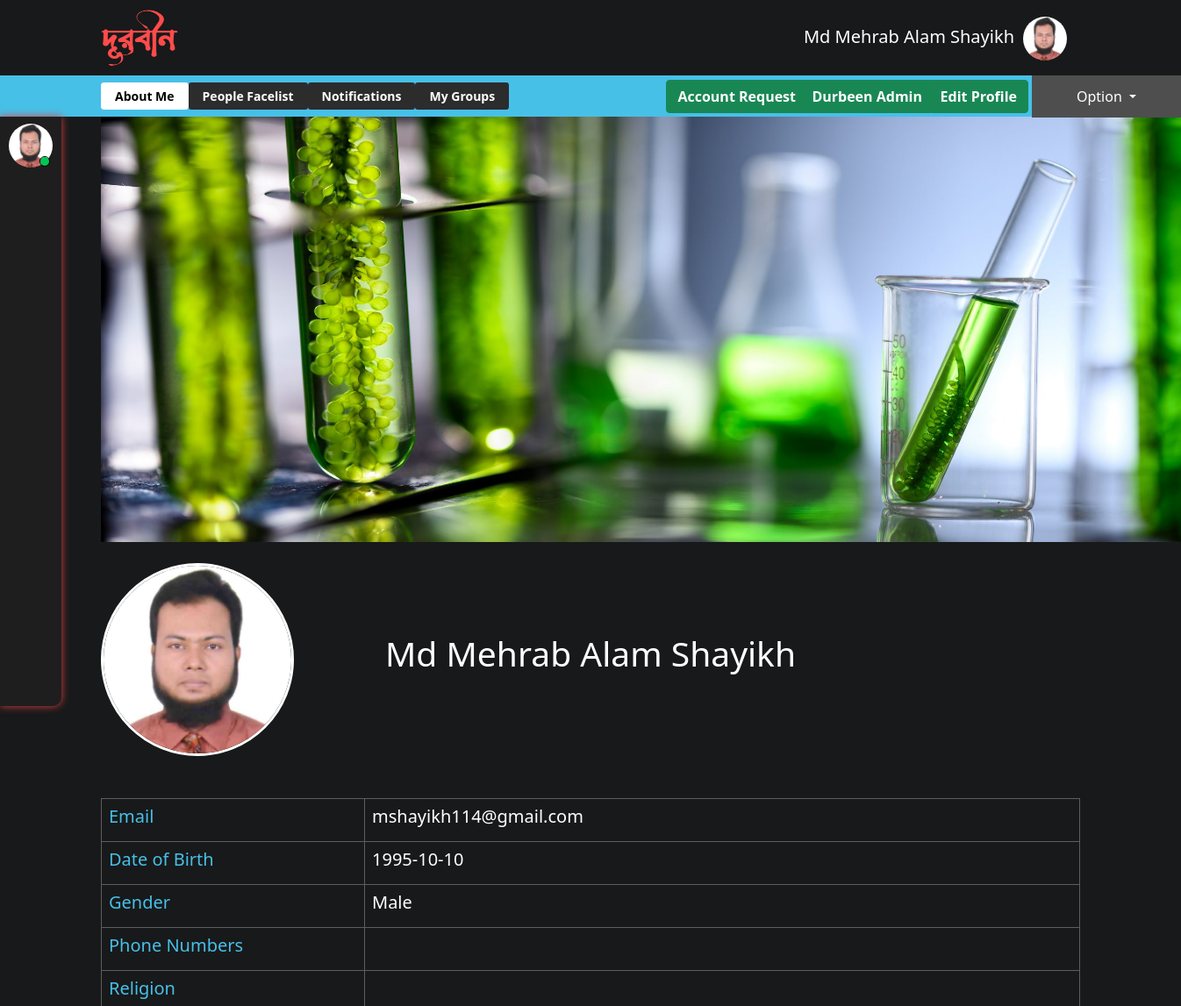
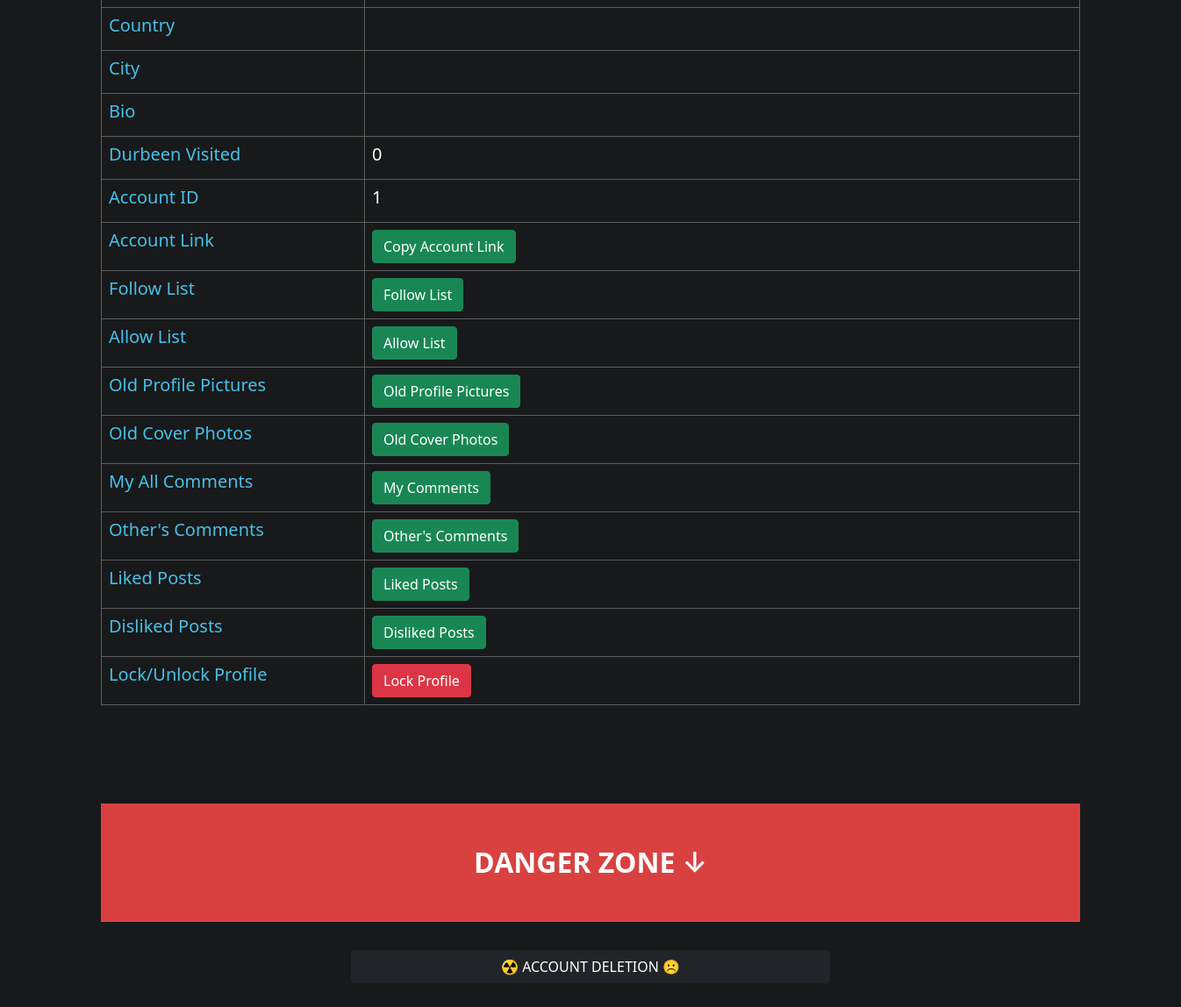
/Durbeen_2/l/about_me.php?type=about_me (signed in), run on the app's committed database (2 pictures, top to bottom).
### tables this page shows
CREATE TABLE `registration` (
  `unique_id` bigint(255) NOT NULL,
  `name` varchar(1000) NOT NULL,
  `email` varchar(1000) NOT NULL,
  `password` varchar(1000) NOT NULL,
  `pro_pic` varchar(1000) NOT NULL,
  `cov_pic` varchar(1000) NOT NULL,
  `active` tinyint(255) NOT NULL DEFAULT 0,
  `visit` bigint(255) DEFAULT 0,
  `locking` tinyint(1) NOT NULL DEFAULT 0
);

CREATE TABLE `about` (
  `id` bigint(255) NOT NULL,
  `unique_id` bigint(255) NOT NULL,
  `bio` longtext DEFAULT NULL,
  `date_birth` varchar(1000) NOT NULL,
  `gender` varchar(10) NOT NULL,
  `phone_no` varchar(1000) DEFAULT NULL,
  `religion` varchar(1000) DEFAULT NULL,
  `country` varchar(1000) DEFAULT NULL,
  `city` varchar(1000) DEFAULT NULL,
  `question_one` text NOT NULL,
  `answer_one` text NOT NULL,
  `question_two` text NOT NULL,
  `answer_two` text NOT NULL,
  `question_three` text NOT NULL,
  `answer_three` text NOT NULL
);

### Durbeen_2/l/about_me.php (the view, shortened to what this page needs)
<?php
include './header.php';
$cov_pic = $dataMe['cov_pic'];
$SQLabout = "SELECT * FROM `about` WHERE `unique_id`='$unique_id_me'";
$runAbout = mysqli_query($connection, $SQLabout);
$dataAbout = mysqli_fetch_assoc($runAbout);
$SQL1 = "SELECT * FROM `admin` WHERE `unique_id`='$unique_id_me'";
$run1 = mysqli_query($connection, $SQL1);
$count1 = mysqli_num_rows($run1);
?>
<a style="position: fixed;right: 174px;top: 91px;z-index:20;font-weight: 600;" class="btn btn-success float-end" data-bs-toggle="modal" data-bs-target="#updateModal">Edit Profile</a>
<?php if ($count1 > 0) { ?>
<a style="position: fixed;right: 282px;top:91px;z-index:20;font-weight: 600;" href="admin.php?type" class="btn btn-success">Durbeen Admin</a>
<a style="position: fixed;right: 426px;top:91px;z-index:20;font-weight: 600;" href="register_confirm.php?type" class="btn btn-success">Account Request</a>
<?php } ?>
<div class="container" style="margin-top: 133px">
    <div class="row">
        <div class="col-md-12">
            <img width="1294px" src="../pro_pic/cov_pic/<?php echo $cov_pic ?>" id="cov_pic">
        </div>
        <div class="col-md-12 mt-4">
			<img style="border-radius: 50%;border: 3px solid #fff" width="220px" height="220px" src="../pro_pic/<?php echo $pro_pic_me ?>" id="pro_pic">
        </div>
        <div class="col-md-12 text-center" style="margin-top: -146px;">
            <p class="text-white" style="font-size: 39px" id="name"><?php echo $dataMe['name'] ?></p>
        </div>
    </div>
    <div class="row" style="margin-bottom: 100px">
        <div class="col-md-12">
            <table class="table table-bordered mt-5 pt-5" style="border-color: #5d5d5d">
                <tr>
                    <td>
                        <h5 class="text-blue">Email</h5>
                    </td>
                    <td>
                        <h5 id="emailID"><?php echo $dataMe['email'] ?></h5>
                    </td>
                </tr>
                <tr>
                    <td>
                        <h5 class="text-blue">Date of Birth</h5>
                    </td>
                    <td>
                        <h5 id="birth_date"><?php echo $dataAbout['date_birth'] ?></h5>
                    </td>
                </tr>
                <tr>
                    <td>
                        <h5 class="text-blue">Gender</h5>
                    </td>
                    <td>
                        <h5><?php echo $dataAbout['gender'] ?></h5>
                    </td>
                </tr>
                <tr>
                    <td>
                        <h5 class="text-blue">Phone Numbers</h5>
                    </td>
                    <td>
                    </td>
                </tr>
                <tr>
                    <td>
                        <h5 class="text-blue">Religion</h5>
                    </td>
                    <td>
                    </td>
                </tr>
                <tr>
                    <td>
                        <h5 class="text-blue">Country</h5>
                    </td>
                    <td>
                    </td>
                </tr>
                <tr>
                    <td>
                        <h5 class="text-blue">City</h5>
                    </td>
                    <td>
                    </td>
                </tr>
                <tr>
                    <td style="width: 300px">
                        <h5 class="text-blue">Bio</h5>
                    </td>
                    <td>
                    </td>
                </tr>
                <tr>
                    <td style="width: 300px">
                        <h5 class="text-blue">Durbeen Visited</h5>
                    </td>
                    <td>
                        <h5><?php echo $dataMe['visit'] ?></h5>
                    </td>
                </tr>
                <tr>
                    <td style="width: 300px">
                        <h5 class="text-blue">Account ID</h5>
                    </td>
                    <td>
                        <h5 id="unique_id_me"><?php echo $dataMe['unique_id'] ?></h5>
                    </td>
                </tr>
                <tr>
                    <td style="width: 300px">
                        <h5 class="text-blue">Account Link</h5>
                    </td>
                    <td>
                        <button id="mybtn" class="btn btn-success float-start">Copy Account Link</button>
                    </td>
                </tr>
                <tr>
                    <td style="width: 300px">
                        <h5 class="text-blue">Follow List</h5>
                    </td>
                    <td>
                        <a href="./follow_list.php?type" class="btn btn-success">Follow List</a>
                    </td>
                </tr>
                <tr>
                    <td style="width: 300px">
                        <h5 class="text-blue">Allow List</h5>
                    </td>
                    <td>
                        <a href="./allow_list.php?type" class="btn btn-success">Allow List</a>
                    </td>
                </tr>
                <tr>
                    <td style="width: 300px">
                        <h5 class="text-blue">Old Profile Pictures</h5>
                    </td>
                    <td>
                        <a href="./pro_pic.php?type" class="btn btn-success">Old Profile Pictures</a>
                    </td>
                </tr>
                <tr>
                    <td style="width: 300px">
                        <h5 class="text-blue">Old Cover Photos</h5>
                    </td>
                    <td>
                        <a href="./cov_pic.php?type" class="btn btn-success">Old Cover Photos</a>
                    </td>
                </tr>
                <tr>
                    <td style="width: 300px">
                        <h5 class="text-blue">My All Comments</h5>
                    </td>
                    <td>
                        <button class="btn btn-success" data-bs-toggle="modal" data-bs-target="#myCommentModal" onclick="showMyComment()">My Comments</button>
                    </td>
                </tr>
                <tr>
                    <td style="width: 300px">
                        <h5 class="text-blue">Other's Comments</h5>
                    </td>
                    <td>
                        <button class="btn btn-success" data-bs-toggle="modal" data-bs-target="#otherCommentModal" onclick="showOtherComment();">Other's Comments</button>
                    </td>
                </tr>
                <tr>
                    <td style="width: 300px">
                        <h5 class="text-blue">Liked Posts</h5>
                    </td>
                    <td>
                        <button class="btn btn-success" data-bs-toggle="modal" data-bs-target="#likedPostsModal" onclick="showLikedPosts();">Liked Posts</button>
                    </td>
                </tr>
                <tr>
                    <td style="width: 300px">
                        <h5 class="text-blue">Disliked Posts</h5>
                    </td>
                    <td>
                        <button class="btn btn-success" data-bs-toggle="modal" data-bs-target="#disLikedPostsModal" onclick="showDisLikedPosts();">Disliked Posts</button>
                    </td>
                </tr>
                <tr>
                    <td style="width: 300px">
                        <h5 class="text-blue">Lock/Unlock Profile</h5>
                    </td>
                    <td>
                        <button class="btn
                        <?php if($dataMe['locking'] == 0){
                            echo 'btn-danger';
                        }else{
                            echo 'btn-success';
                        } ?>" onclick="lockingfn(<?php echo $unique_id_me ?>, this)">
                            <?php if($dataMe['locking'] == 0){
                                echo 'Lock Profile';
                            }else{
                                echo 'Unlock Profile';
                            } ?>
                        </button>
                    </td>
                </tr>
            </table>
        </div>
        <div class="col-md-12 mt-5 pt-5">
            <h2 class="red text-white text-center py-5">DANGER ZONE &#8595;</h2>
        </div>
        <div class="col-md-3"></div>
        <div class="col-md-6 mt-4">
            <a href="./del_acco.php?type" class="btn btn-dark form-control">&#9762; ACCOUNT DELETION &#9785;</a>
        </div>
        <div class="col-md-3"></div>
    </div>
</div>
<?php
include './footer.php'
?>

### Durbeen_2/l/header.php (shortened to what this page needs)
<?php
include '../connection.php';
$unique_id_me = $_SESSION['unique_id_me'];
$SQLMe = "SELECT * FROM `registration` WHERE `unique_id`='$unique_id_me'";
$runMe = mysqli_query($connection, $SQLMe);
$dataMe = mysqli_fetch_assoc($runMe);
$pro_pic_me = $dataMe['pro_pic'];
?>
<!DOCTYPE html>
<html lang="en">
<head>
    <link rel="stylesheet" href="../css/bootstrap.min.css">
    <link rel="stylesheet" href="../css/toastr.min.css">
    <link rel="stylesheet" href="../css/windows.css">
</head>
<body style="background-color: #18191A;">
    <div class="header-position">
        <div class="bg-durbeen py-2">
            <ul id="menu" style="z-index: 50">
                <li class="nav-item dropdown">
                    <a class="nav-link dropdown-toggle" href="" id="navbarDropdown" role="button" data-bs-toggle="dropdown" aria-expanded="false">
                        Option
                    </a>
                </li>
            </ul>
            <div class="container">
                <div class="row">
                    <div class="col-lg-12">
                        <a href="./homepage.php?type">
                            <img title="News Feed" width="90px" height="70px" src="../img/brand_logo.png" alt="Logo">
                        </a>
                        <a class="text-decoration-none float-end mt-2" href="./timeline.php?type=timeline">
                            <div class="t-hover <?php $_GET['type'] == 'timeline' ? printf('t-active') : "" ?>">
                                <img class="float-end" style="border-radius: 50%" width="50px" height="50px" src="../pro_pic/<?php echo $pro_pic_me ?>" id="timeline_pro_pic">
                                <h5 class="float-start" style="margin-top: 11px;margin-left: 15px;padding-right: 10px" id="timeline_name">
                                    <?php echo $dataMe['name'] ?>
                                </h5>
                            </div>
                        </a>
                    </div>
                </div>
            </div>
        </div>
        <nav style="z-index: 40" class="navbar navbar-expand-lg navbar-light bg-durbeen-special">
            <div class="container">
                <div class="row">
                    <div class="col-lg-12">
                        <div class="collapse navbar-collapse" id="navbarSupportedContent">
                            <ul class="navbar-nav me-auto mb-2 mb-lg-0">
                                <li class="nav-item">
                                    <a class="btn btn-sm nav <?php $_GET['type'] == 'about_me' ? printf("active_2") : "" ?>" href="./about_me.php?type=about_me" aria-current="page">About Me</a>
                                </li>
                                <li class="nav-item">
                                    <a class="btn btn-sm nav <?php $_GET['type'] == 'facelist' ? printf("active_2") : "" ?>" href="./facelist.php?type=facelist" aria-current="page">People Facelist</a>
                                </li>
                                <li class="nav-item">
                                    <a class="btn btn-sm nav <?php $_GET['type'] == 'notification' ? printf("active_2") : "" ?>" href="./notification.php?type=notification" aria-current="page">Notifications</a>
                                </li>
                                <li class="nav-item">
                                    <a class="btn btn-sm nav <?php $_GET['type'] == 'groups' ? printf("active_2") : "" ?>" href="./groups.php?type=groups" aria-current="page">My Groups</a>
                                </li>
                            </ul>
                        </div>
                    </div>
                </div>
            </div>
        </nav>
    </div>
    <div class="main-menu" style="margin-top:133px;padding-top: 8px;z-index: 25">
        <ul style="list-style-type: none">
            <?php
            $SQL11 = "SELECT * FROM `$unique_id_me chats` ORDER BY `id` DESC";
            $run11 = mysqli_query($connection_info, $SQL11);
            while ($data11 = mysqli_fetch_assoc($run11)) {
            $unique_id_fr_chats = $data11['unique_id_fr'];
            $chat_type = $data11['chat_type'];
            ?>
            <?php
            if($chat_type == 3){
            $SQL21 = "SELECT * FROM `registration` WHERE `unique_id`='$unique_id_fr_chats'";
            $run21 = mysqli_query($connection, $SQL21);
            $data21 = mysqli_fetch_assoc($run21);
            ?>
            <li style="margin-bottom: 5px">
                <a class="text-decoration-none" href="./message.php?type&unique_id_fr=<?php echo $data21['unique_id'] ?>">
                    <div class="hover_chatbar">
                        <img class="float-start me-3" style="border-radius: 50%" width="50px" height="50px" src="../pro_pic/<?php echo $data21['pro_pic'] ?>">
                        <img src="../img/<?php $data21['active'] == 1 ? printf("green_dot.png") : printf("red_dot.jpg") ?>" style="border: 1px solid black;border-radius: 50%;margin-top: 37px;margin-left: -31px" width="12px">
                        <h5 style="margin-top: -38px;margin-left: 68px">
                            <?php echo $data21['name'] ?>
                        </h5>
                    </div>
                </a>
            </li>
            <?php }
            elseif ($chat_type == 1){
            ?>
            <li style="margin-bottom: 5px">
                <a class="text-decoration-none" href="./my_notes.php?type=my_notes">
                    <div class="hover_chatbar">
                        <img class="float-start me-3" style="border-radius: 50%" width="50px" height="50px" src="../pro_pic/<?php echo $pro_pic_me ?>" id="chatbar_pro_pic">
                        <img src="../img/green_dot.png" style="border: 1px solid black;border-radius: 50%;margin-top: 37px;margin-left: -31px" width="12px">
                    </div>
                </a>
            </li>
            <?php
            }
            } ?>
        </ul>
    </div>

### data on the page
registration: pro_pic (picture), name "Md Mehrab Alam Shayikh", cov_pic (picture), email "mshayikh114@gmail.com", visit "0", unique_id "1"
1 chats: registration.pro_pic (picture), chat_type 1 (drawn)
about: date_birth "1995-10-10", gender "Male"
